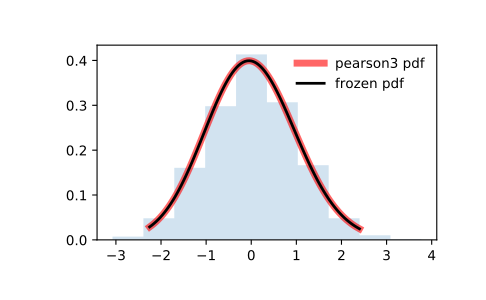

Generate this figure with Python:
from scipy.stats import pearson3
import matplotlib.pyplot as plt
fig, ax = plt.subplots(1, 1)

# Calculate a few first moments:

skew = 0.1
mean, var, skew, kurt = pearson3.stats(skew, moments='mvsk')

# Display the probability density function (``pdf``):

x = np.linspace(pearson3.ppf(0.01, skew),
                pearson3.ppf(0.99, skew), 100)
ax.plot(x, pearson3.pdf(x, skew),
       'r-', lw=5, alpha=0.6, label='pearson3 pdf')

# Alternatively, the distribution object can be called (as a function)
# to fix the shape, location and scale parameters. This returns a "frozen"
# RV object holding the given parameters fixed.

# Freeze the distribution and display the frozen ``pdf``:

rv = pearson3(skew)
ax.plot(x, rv.pdf(x), 'k-', lw=2, label='frozen pdf')

# Check accuracy of ``cdf`` and ``ppf``:

vals = pearson3.ppf([0.001, 0.5, 0.999], skew)
np.allclose([0.001, 0.5, 0.999], pearson3.cdf(vals, skew))
# True

# Generate random numbers:

r = pearson3.rvs(skew, size=1000)

# And compare the histogram:

ax.hist(r, density=True, histtype='stepfilled', alpha=0.2)
ax.legend(loc='best', frameon=False)
plt.show()
